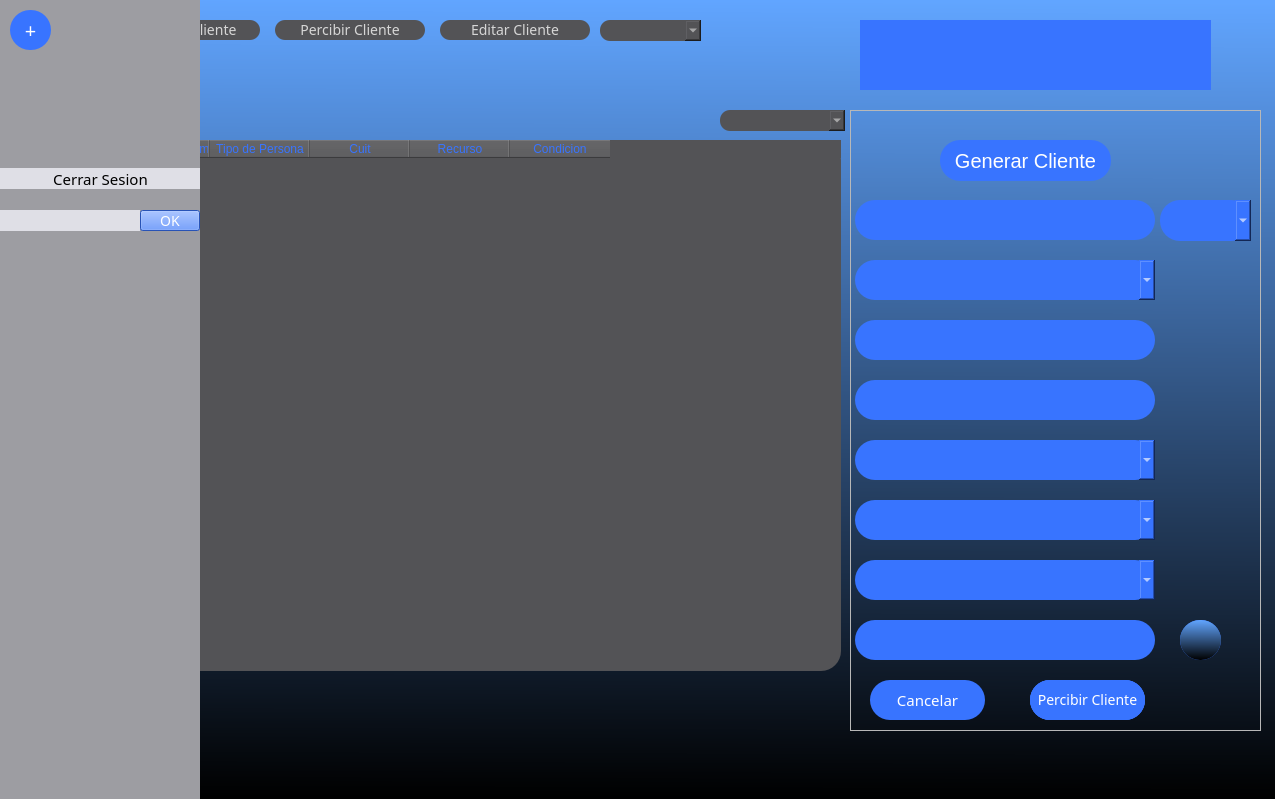
<?xml version="1.0" encoding="UTF-8"?>
<ui version="4.0">
 <class>Aplicacion</class>
 <widget class="QWidget" name="Aplicacion">
  <property name="geometry">
   <rect>
    <x>0</x>
    <y>0</y>
    <width>1275</width>
    <height>799</height>
   </rect>
  </property>
  <property name="windowTitle">
   <string>Form</string>
  </property>
  <property name="styleSheet">
   <string notr="true">background-color:qlineargradient(spread:pad, x1:0.460273, y1:0, x2:0.455, y2:1, stop:0 rgba(97, 165, 255, 255), stop:1 rgba(0, 0, 0, 255));</string>
  </property>
  <widget class="QTableWidget" name="TablaClientes">
   <property name="geometry">
    <rect>
     <x>110</x>
     <y>140</y>
     <width>731</width>
     <height>531</height>
    </rect>
   </property>
   <property name="styleSheet">
    <string notr="true">background-color:rgb(83, 83, 86);
border-radius:20px;
color:rgb(56, 116, 255)</string>
   </property>
   <column>
    <property name="text">
     <string>Nombre y apellido/denominacion</string>
    </property>
   </column>
   <column>
    <property name="text">
     <string>Tipo de Persona</string>
    </property>
   </column>
   <column>
    <property name="text">
     <string>Cuit</string>
    </property>
   </column>
   <column>
    <property name="text">
     <string>Recurso</string>
    </property>
   </column>
   <column>
    <property name="text">
     <string>Condicion</string>
    </property>
   </column>
  </widget>
  <widget class="QPushButton" name="GenerarClienteBoton">
   <property name="geometry">
    <rect>
     <x>110</x>
     <y>20</y>
     <width>150</width>
     <height>20</height>
    </rect>
   </property>
   <property name="font">
    <font>
     <family>BIZ UDGothic</family>
     <pointsize>-1</pointsize>
    </font>
   </property>
   <property name="cursor">
    <cursorShape>PointingHandCursor</cursorShape>
   </property>
   <property name="styleSheet">
    <string notr="true">background-color:rgb(83, 83, 86);
border-radius:10px;
color:rgb(214, 214, 214);
font-size:14px;</string>
   </property>
   <property name="text">
    <string>Generar Cliente</string>
   </property>
  </widget>
  <widget class="QFrame" name="MarcoClienteBloq">
   <property name="geometry">
    <rect>
     <x>850</x>
     <y>110</y>
     <width>411</width>
     <height>621</height>
    </rect>
   </property>
   <property name="styleSheet">
    <string notr="true">background-color:none;</string>
   </property>
   <property name="frameShape">
    <enum>QFrame::StyledPanel</enum>
   </property>
   <property name="frameShadow">
    <enum>QFrame::Raised</enum>
   </property>
   <widget class="QLabel" name="LabelGenerarCliente_2">
    <property name="geometry">
     <rect>
      <x>90</x>
      <y>30</y>
      <width>171</width>
      <height>41</height>
     </rect>
    </property>
    <property name="cursor">
     <cursorShape>PointingHandCursor</cursorShape>
    </property>
    <property name="styleSheet">
     <string notr="true">background-color:rgb(56, 116, 255);
color:rgb(255, 255, 255);
font-size:20px;
border-radius:20px;
</string>
    </property>
    <property name="text">
     <string>Generar Cliente</string>
    </property>
    <property name="alignment">
     <set>Qt::AlignCenter</set>
    </property>
   </widget>
   <widget class="QLineEdit" name="NombreCampTextBloq_2">
    <property name="geometry">
     <rect>
      <x>5</x>
      <y>90</y>
      <width>300</width>
      <height>40</height>
     </rect>
    </property>
    <property name="font">
     <font>
      <family>BIZ UDGothic</family>
      <pointsize>-1</pointsize>
     </font>
    </property>
    <property name="styleSheet">
     <string notr="true">background-color:rgb(56, 116, 255);
border-color:none;
border-radius:20px;
color:rgb(255, 255, 255);
font-size:15px;</string>
    </property>
    <property name="text">
     <string/>
    </property>
   </widget>
   <widget class="QLineEdit" name="CuitCampTextBloq_2">
    <property name="geometry">
     <rect>
      <x>5</x>
      <y>210</y>
      <width>300</width>
      <height>40</height>
     </rect>
    </property>
    <property name="font">
     <font>
      <family>BIZ UDGothic</family>
      <pointsize>-1</pointsize>
     </font>
    </property>
    <property name="styleSheet">
     <string notr="true">background-color:rgb(56, 116, 255);
border-color:none;
border-radius:20px;
color:rgb(255, 255, 255);
font-size:15px;</string>
    </property>
    <property name="text">
     <string/>
    </property>
   </widget>
   <widget class="QLineEdit" name="ClaveFiscalCampTextBloq_2">
    <property name="geometry">
     <rect>
      <x>5</x>
      <y>270</y>
      <width>300</width>
      <height>40</height>
     </rect>
    </property>
    <property name="font">
     <font>
      <family>BIZ UDGothic</family>
      <pointsize>-1</pointsize>
     </font>
    </property>
    <property name="styleSheet">
     <string notr="true">background-color:rgb(56, 116, 255);
border-color:none;
border-radius:20px;
color:rgb(255, 255, 255);
font-size:15px;</string>
    </property>
    <property name="text">
     <string/>
    </property>
   </widget>
   <widget class="QPushButton" name="CancelarBotonBloq_2">
    <property name="geometry">
     <rect>
      <x>20</x>
      <y>570</y>
      <width>115</width>
      <height>40</height>
     </rect>
    </property>
    <property name="font">
     <font>
      <family>BIZ UDGothic</family>
      <pointsize>-1</pointsize>
     </font>
    </property>
    <property name="cursor">
     <cursorShape>PointingHandCursor</cursorShape>
    </property>
    <property name="styleSheet">
     <string notr="true">background-color:rgb(56, 116, 255);
border-radius:20px;
color:white;
font-size:15px;</string>
    </property>
    <property name="text">
     <string>Cancelar</string>
    </property>
   </widget>
   <widget class="QPushButton" name="EnviarBotonBloq_2">
    <property name="geometry">
     <rect>
      <x>180</x>
      <y>570</y>
      <width>115</width>
      <height>40</height>
     </rect>
    </property>
    <property name="font">
     <font>
      <family>BIZ UDGothic</family>
      <pointsize>-1</pointsize>
     </font>
    </property>
    <property name="cursor">
     <cursorShape>PointingHandCursor</cursorShape>
    </property>
    <property name="styleSheet">
     <string notr="true">background-color:rgb(56, 116, 255);
border-radius:20px;
color:white;
font-size:14px;</string>
    </property>
    <property name="text">
     <string>Enviar</string>
    </property>
    <property name="shortcut">
     <string>Return</string>
    </property>
   </widget>
   <widget class="QPushButton" name="BotonDatosDeContacto">
    <property name="geometry">
     <rect>
      <x>330</x>
      <y>510</y>
      <width>41</width>
      <height>40</height>
     </rect>
    </property>
    <property name="font">
     <font>
      <family>BIZ UDGothic</family>
      <pointsize>-1</pointsize>
     </font>
    </property>
    <property name="cursor">
     <cursorShape>PointingHandCursor</cursorShape>
    </property>
    <property name="styleSheet">
     <string notr="true">background-color:rgb(56, 116, 255);
border-radius:20px;
color:white;
font-size:14px;
background-image: url(plus.png);</string>
    </property>
    <property name="text">
     <string/>
    </property>
    <property name="iconSize">
     <size>
      <width>512</width>
      <height>512</height>
     </size>
    </property>
   </widget>
   <widget class="QPushButton" name="BotonDatosDeContacto_State2">
    <property name="geometry">
     <rect>
      <x>330</x>
      <y>510</y>
      <width>41</width>
      <height>40</height>
     </rect>
    </property>
    <property name="font">
     <font>
      <family>BIZ UDGothic</family>
      <pointsize>-1</pointsize>
     </font>
    </property>
    <property name="cursor">
     <cursorShape>PointingHandCursor</cursorShape>
    </property>
    <property name="styleSheet">
     <string notr="true">background-color:qlineargradient(spread:pad, x1:0.460273, y1:0, x2:0.455, y2:1, stop:0 rgba(97, 165, 255, 255), stop:1 rgba(0, 0, 0, 255));
border-radius:20px;
color:white;
font-size:14px;
background-image: url(plus.png);</string>
    </property>
    <property name="text">
     <string/>
    </property>
    <property name="iconSize">
     <size>
      <width>512</width>
      <height>512</height>
     </size>
    </property>
   </widget>
   <widget class="QComboBox" name="ComboBoxIDcliente">
    <property name="geometry">
     <rect>
      <x>310</x>
      <y>90</y>
      <width>91</width>
      <height>41</height>
     </rect>
    </property>
    <property name="font">
     <font>
      <family>BIZ UDGothic</family>
      <pointsize>-1</pointsize>
     </font>
    </property>
    <property name="cursor">
     <cursorShape>PointingHandCursor</cursorShape>
    </property>
    <property name="styleSheet">
     <string notr="true">background-color:rgb(56, 116, 255);
border-radius:20px;
color:rgb(255, 255, 255);
font-size:15px;</string>
    </property>
   </widget>
   <widget class="QPushButton" name="EditarClienteBotonForm">
    <property name="geometry">
     <rect>
      <x>180</x>
      <y>570</y>
      <width>115</width>
      <height>40</height>
     </rect>
    </property>
    <property name="font">
     <font>
      <family>BIZ UDGothic</family>
      <pointsize>-1</pointsize>
     </font>
    </property>
    <property name="cursor">
     <cursorShape>PointingHandCursor</cursorShape>
    </property>
    <property name="styleSheet">
     <string notr="true">background-color:rgb(56, 116, 255);
border-radius:20px;
color:white;
font-size:14px;</string>
    </property>
    <property name="text">
     <string>Editar Cliente</string>
    </property>
    <property name="shortcut">
     <string>Return</string>
    </property>
   </widget>
   <widget class="QComboBox" name="ComboBoxTipoPersona">
    <property name="geometry">
     <rect>
      <x>5</x>
      <y>150</y>
      <width>300</width>
      <height>40</height>
     </rect>
    </property>
    <property name="font">
     <font>
      <family>BIZ UDGothic</family>
      <pointsize>-1</pointsize>
     </font>
    </property>
    <property name="cursor">
     <cursorShape>PointingHandCursor</cursorShape>
    </property>
    <property name="styleSheet">
     <string notr="true">background-color:rgb(56, 116, 255);
border-radius:20px;
color:rgb(255, 255, 255);
font-size:15px;</string>
    </property>
   </widget>
   <widget class="QComboBox" name="ComboBoxCondicionFrenteFisco">
    <property name="geometry">
     <rect>
      <x>5</x>
      <y>330</y>
      <width>300</width>
      <height>40</height>
     </rect>
    </property>
    <property name="font">
     <font>
      <family>BIZ UDGothic</family>
      <pointsize>-1</pointsize>
     </font>
    </property>
    <property name="cursor">
     <cursorShape>PointingHandCursor</cursorShape>
    </property>
    <property name="styleSheet">
     <string notr="true">background-color:rgb(56, 116, 255);
border-radius:20px;
color:rgb(255, 255, 255);
font-size:15px;</string>
    </property>
   </widget>
   <widget class="QLineEdit" name="HonorarioBaseCampTextBloq_2">
    <property name="geometry">
     <rect>
      <x>5</x>
      <y>510</y>
      <width>300</width>
      <height>40</height>
     </rect>
    </property>
    <property name="font">
     <font>
      <family>BIZ UDGothic</family>
      <pointsize>-1</pointsize>
     </font>
    </property>
    <property name="styleSheet">
     <string notr="true">background-color:rgb(56, 116, 255);
border-color:none;
border-radius:20px;
color:rgb(255, 255, 255);
font-size:15px;</string>
    </property>
    <property name="text">
     <string/>
    </property>
   </widget>
   <widget class="QPushButton" name="PercibirClieteBotonForm_2">
    <property name="geometry">
     <rect>
      <x>180</x>
      <y>570</y>
      <width>115</width>
      <height>40</height>
     </rect>
    </property>
    <property name="font">
     <font>
      <family>BIZ UDGothic</family>
      <pointsize>-1</pointsize>
     </font>
    </property>
    <property name="cursor">
     <cursorShape>PointingHandCursor</cursorShape>
    </property>
    <property name="styleSheet">
     <string notr="true">background-color:rgb(56, 116, 255);
border-radius:20px;
color:white;
font-size:14px;</string>
    </property>
    <property name="text">
     <string>Percibir Cliente</string>
    </property>
    <property name="shortcut">
     <string>Return</string>
    </property>
   </widget>
   <widget class="QComboBox" name="ComboBoxActividadCliente">
    <property name="geometry">
     <rect>
      <x>5</x>
      <y>450</y>
      <width>300</width>
      <height>40</height>
     </rect>
    </property>
    <property name="font">
     <font>
      <family>BIZ UDGothic</family>
      <pointsize>-1</pointsize>
     </font>
    </property>
    <property name="cursor">
     <cursorShape>PointingHandCursor</cursorShape>
    </property>
    <property name="styleSheet">
     <string notr="true">background-color:rgb(56, 116, 255);
border-radius:20px;
color:rgb(255, 255, 255);
font-size:15px;</string>
    </property>
   </widget>
   <widget class="QComboBox" name="ComboBoxRecursos">
    <property name="geometry">
     <rect>
      <x>5</x>
      <y>390</y>
      <width>300</width>
      <height>40</height>
     </rect>
    </property>
    <property name="font">
     <font>
      <family>BIZ UDGothic</family>
      <pointsize>-1</pointsize>
     </font>
    </property>
    <property name="cursor">
     <cursorShape>PointingHandCursor</cursorShape>
    </property>
    <property name="styleSheet">
     <string notr="true">background-color:rgb(56, 116, 255);
border-radius:20px;
color:rgb(255, 255, 255);
font-size:15px;</string>
    </property>
   </widget>
  </widget>
  <widget class="QLabel" name="ClienteInsertadoLabel">
   <property name="geometry">
    <rect>
     <x>860</x>
     <y>20</y>
     <width>351</width>
     <height>70</height>
    </rect>
   </property>
   <property name="font">
    <font>
     <family>BIZ UDGothic</family>
     <pointsize>-1</pointsize>
    </font>
   </property>
   <property name="styleSheet">
    <string notr="true">background-color:rgb(56, 116, 255);
color:rgb(126, 255, 56);
font-size:20px;
</string>
   </property>
   <property name="text">
    <string/>
   </property>
   <property name="alignment">
    <set>Qt::AlignCenter</set>
   </property>
  </widget>
  <widget class="QPushButton" name="EditarClienteBoton">
   <property name="geometry">
    <rect>
     <x>440</x>
     <y>20</y>
     <width>150</width>
     <height>20</height>
    </rect>
   </property>
   <property name="font">
    <font>
     <family>BIZ UDGothic</family>
     <pointsize>-1</pointsize>
    </font>
   </property>
   <property name="cursor">
    <cursorShape>PointingHandCursor</cursorShape>
   </property>
   <property name="styleSheet">
    <string notr="true">background-color:rgb(83, 83, 86);
border-radius:10px;
color:rgb(214, 214, 214);
font-size:14px;</string>
   </property>
   <property name="text">
    <string>Editar Cliente</string>
   </property>
  </widget>
  <widget class="QComboBox" name="ComboBoxIdEliminar">
   <property name="geometry">
    <rect>
     <x>600</x>
     <y>20</y>
     <width>101</width>
     <height>21</height>
    </rect>
   </property>
   <property name="font">
    <font>
     <family>BIZ UDGothic</family>
     <pointsize>-1</pointsize>
    </font>
   </property>
   <property name="cursor">
    <cursorShape>PointingHandCursor</cursorShape>
   </property>
   <property name="styleSheet">
    <string notr="true">background-color:rgb(83, 83, 86);
border-radius:10px;
color:rgb(214, 214, 214);
font-size:14px;</string>
   </property>
  </widget>
  <widget class="QComboBox" name="ComboBoxTablasElegir">
   <property name="geometry">
    <rect>
     <x>720</x>
     <y>110</y>
     <width>125</width>
     <height>21</height>
    </rect>
   </property>
   <property name="font">
    <font>
     <family>BIZ UDGothic</family>
     <pointsize>-1</pointsize>
    </font>
   </property>
   <property name="cursor">
    <cursorShape>PointingHandCursor</cursorShape>
   </property>
   <property name="styleSheet">
    <string notr="true">background-color:rgb(83, 83, 86);
border-radius:10px;
color:rgb(214, 214, 214);
font-size:14px;</string>
   </property>
  </widget>
  <widget class="QCheckBox" name="checkBox_SideBar">
   <property name="geometry">
    <rect>
     <x>20</x>
     <y>20</y>
     <width>16</width>
     <height>21</height>
    </rect>
   </property>
   <property name="sizePolicy">
    <sizepolicy hsizetype="Maximum" vsizetype="Fixed">
     <horstretch>0</horstretch>
     <verstretch>0</verstretch>
    </sizepolicy>
   </property>
   <property name="cursor">
    <cursorShape>PointingHandCursor</cursorShape>
   </property>
   <property name="styleSheet">
    <string notr="true">background-color: none;
font-size:20px;</string>
   </property>
   <property name="text">
    <string/>
   </property>
   <property name="iconSize">
    <size>
     <width>20</width>
     <height>20</height>
    </size>
   </property>
  </widget>
  <widget class="QWidget" name="BarraLateral" native="true">
   <property name="geometry">
    <rect>
     <x>0</x>
     <y>0</y>
     <width>200</width>
     <height>801</height>
    </rect>
   </property>
   <property name="sizePolicy">
    <sizepolicy hsizetype="Fixed" vsizetype="Fixed">
     <horstretch>0</horstretch>
     <verstretch>0</verstretch>
    </sizepolicy>
   </property>
   <property name="maximumSize">
    <size>
     <width>200</width>
     <height>801</height>
    </size>
   </property>
   <property name="styleSheet">
    <string notr="true">background-color: rgb(157, 157, 162);</string>
   </property>
   <widget class="QPushButton" name="CerraSesionBoton">
    <property name="geometry">
     <rect>
      <x>0</x>
      <y>168</y>
      <width>201</width>
      <height>21</height>
     </rect>
    </property>
    <property name="font">
     <font>
      <family>BIZ UDGothic</family>
      <pointsize>-1</pointsize>
     </font>
    </property>
    <property name="cursor">
     <cursorShape>PointingHandCursor</cursorShape>
    </property>
    <property name="styleSheet">
     <string notr="true">color:rgb(0, 0, 0);
font-size:15px;
border:none;
background-color:rgb(223, 223, 230)</string>
    </property>
    <property name="text">
     <string>Cerrar Sesion</string>
    </property>
   </widget>
   <widget class="QLineEdit" name="devengadoLineEdit">
    <property name="geometry">
     <rect>
      <x>0</x>
      <y>210</y>
      <width>140</width>
      <height>21</height>
     </rect>
    </property>
    <property name="font">
     <font>
      <family>BIZ UDGothic</family>
      <pointsize>-1</pointsize>
     </font>
    </property>
    <property name="styleSheet">
     <string notr="true">color:rgb(0, 0, 0);
font-size:15px;
border:none;
background-color:rgb(223, 223, 230)</string>
    </property>
    <property name="text">
     <string/>
    </property>
   </widget>
   <widget class="QPushButton" name="modificarDovengadoBoton">
    <property name="geometry">
     <rect>
      <x>140</x>
      <y>210</y>
      <width>60</width>
      <height>21</height>
     </rect>
    </property>
    <property name="font">
     <font>
      <family>BIZ UDGothic</family>
      <pointsize>-1</pointsize>
     </font>
    </property>
    <property name="cursor">
     <cursorShape>PointingHandCursor</cursorShape>
    </property>
    <property name="whatsThis">
     <string>&lt;html&gt;&lt;head/&gt;&lt;body&gt;&lt;p&gt;&lt;br/&gt;&lt;/p&gt;&lt;/body&gt;&lt;/html&gt;</string>
    </property>
    <property name="styleSheet">
     <string notr="true">background-color:rgb(56, 116, 255);
color:rgb(255, 255, 255);
font-size:14px;</string>
    </property>
    <property name="text">
     <string>OK</string>
    </property>
   </widget>
  </widget>
  <widget class="QPushButton" name="SideBarBoton">
   <property name="geometry">
    <rect>
     <x>10</x>
     <y>10</y>
     <width>41</width>
     <height>40</height>
    </rect>
   </property>
   <property name="font">
    <font>
     <family>BIZ UDGothic</family>
     <pointsize>-1</pointsize>
    </font>
   </property>
   <property name="cursor">
    <cursorShape>PointingHandCursor</cursorShape>
   </property>
   <property name="styleSheet">
    <string notr="true">background-color:rgb(56, 116, 255);
border-radius:20px;
color:white;
font-size:20px;</string>
   </property>
   <property name="text">
    <string>+</string>
   </property>
  </widget>
  <widget class="QPushButton" name="PercibirClienteBoton">
   <property name="geometry">
    <rect>
     <x>275</x>
     <y>20</y>
     <width>150</width>
     <height>20</height>
    </rect>
   </property>
   <property name="font">
    <font>
     <family>BIZ UDGothic</family>
     <pointsize>-1</pointsize>
    </font>
   </property>
   <property name="cursor">
    <cursorShape>PointingHandCursor</cursorShape>
   </property>
   <property name="styleSheet">
    <string notr="true">background-color:rgb(83, 83, 86);
border-radius:10px;
color:rgb(214, 214, 214);
font-size:14px;</string>
   </property>
   <property name="text">
    <string>Percibir Cliente</string>
   </property>
  </widget>
 </widget>
 <tabstops>
  <tabstop>GenerarClienteBoton</tabstop>
  <tabstop>NombreCampTextBloq_2</tabstop>
  <tabstop>ComboBoxTipoPersona</tabstop>
  <tabstop>CuitCampTextBloq_2</tabstop>
  <tabstop>ClaveFiscalCampTextBloq_2</tabstop>
  <tabstop>ComboBoxCondicionFrenteFisco</tabstop>
  <tabstop>ComboBoxActividadCliente</tabstop>
  <tabstop>HonorarioBaseCampTextBloq_2</tabstop>
  <tabstop>BotonDatosDeContacto</tabstop>
  <tabstop>checkBox_SideBar</tabstop>
  <tabstop>SideBarBoton</tabstop>
  <tabstop>EditarClienteBotonForm</tabstop>
  <tabstop>CancelarBotonBloq_2</tabstop>
  <tabstop>ComboBoxTablasElegir</tabstop>
  <tabstop>BotonDatosDeContacto_State2</tabstop>
  <tabstop>ComboBoxIDcliente</tabstop>
  <tabstop>ComboBoxIdEliminar</tabstop>
  <tabstop>PercibirClienteBoton</tabstop>
  <tabstop>EnviarBotonBloq_2</tabstop>
  <tabstop>EditarClienteBoton</tabstop>
  <tabstop>PercibirClieteBotonForm_2</tabstop>
  <tabstop>TablaClientes</tabstop>
  <tabstop>CerraSesionBoton</tabstop>
  <tabstop>devengadoLineEdit</tabstop>
  <tabstop>modificarDovengadoBoton</tabstop>
 </tabstops>
 <resources/>
 <connections/>
</ui>
